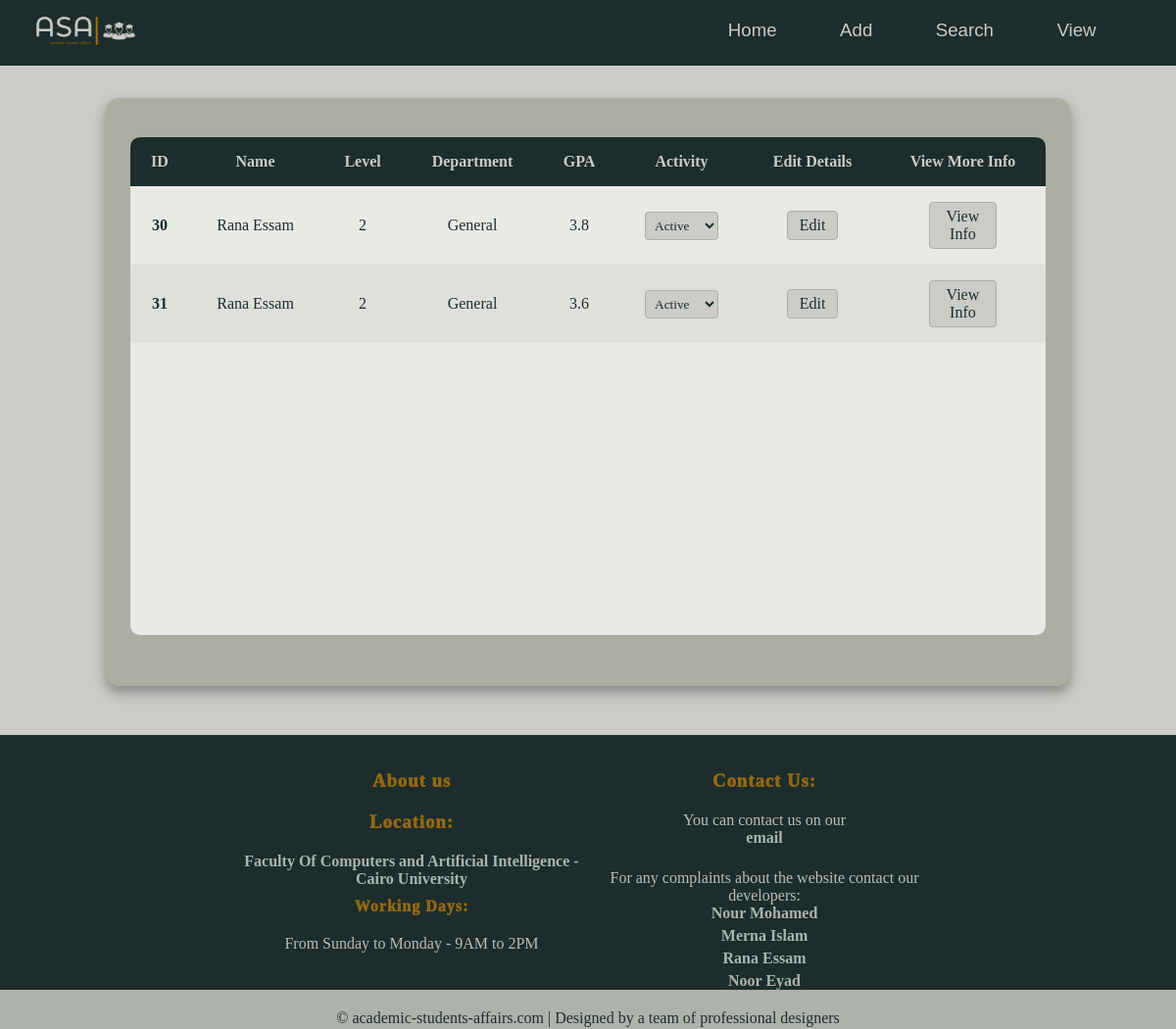
The app's page /allstudents/, older data.
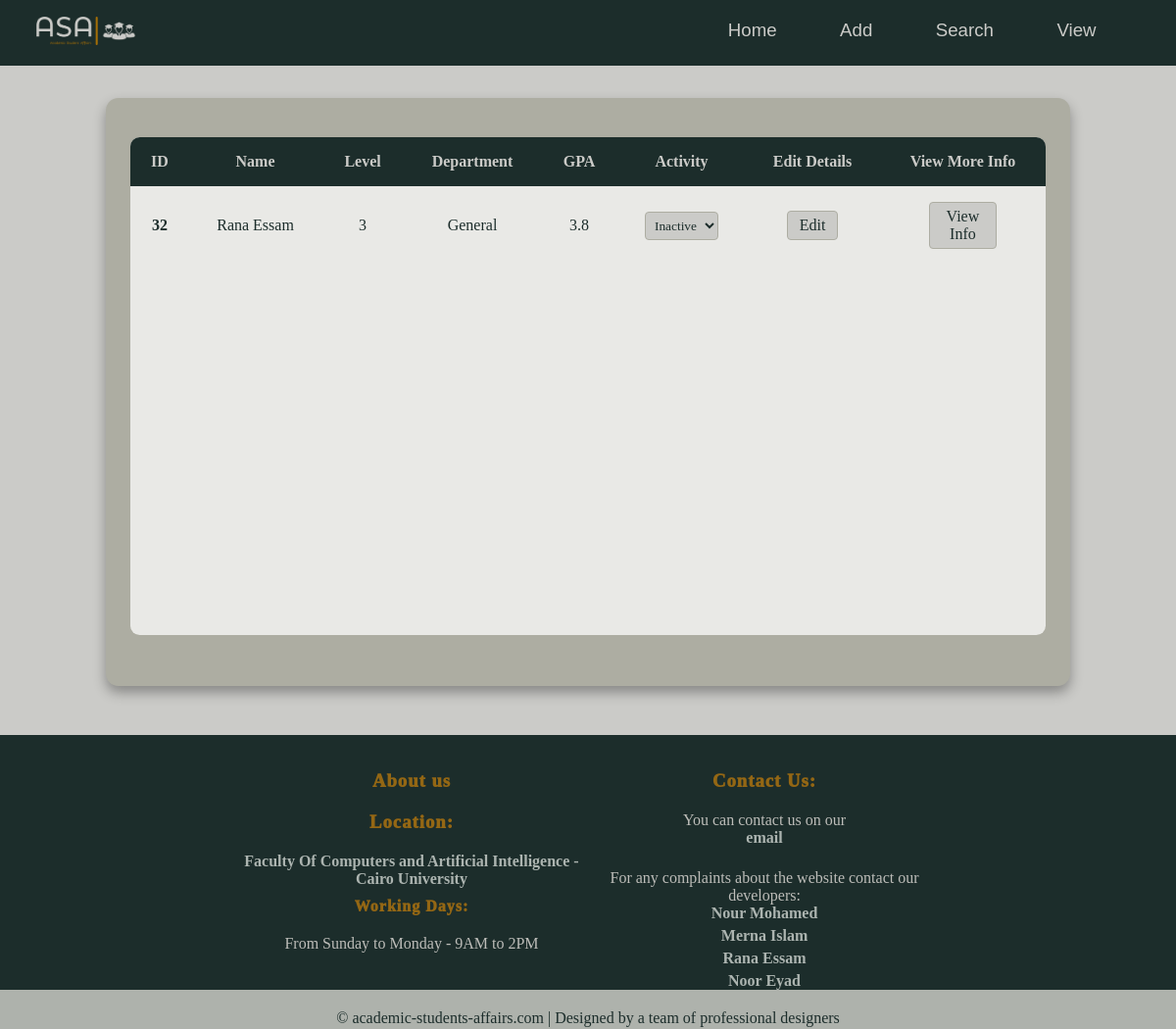
The same page, newer data.
### students/models.py (models this page shows)
class Member(models.Model):
    firstname = models.CharField(max_length=255)
    lastname = models.CharField(max_length=255)
    email = models.CharField(max_length = 50)
    phone = models.CharField(max_length=15)
    gpa = models.FloatField()
    level = models.IntegerField()
    birthdate = models.DateField()
    gender = models.CharField(max_length=6)
    dep = models.CharField(max_length= 10,  default='General')
    state = models.BooleanField(default= True)

### students/views.py (the view, shortened to what this page needs)
# urls.py: path('allstudents/', views.allstudents, name='allstudents'),
def allstudents(request):
  mymember = Member.objects.all()
  template = loader.get_template('view_student_screen.html')
  context = {
    'students': mymember,
  }
  return HttpResponse(template.render(context, request))

### students/templates/view_student_screen.html (shortened to what this page needs)
{% extends "master.html" %}
{% load static %}
{% block stylesheet %}
<link rel="stylesheet" href="{% static 'view_student_screen.css' %}">
{% endblock %}
{% block content%}
    <main class="table">
        <section class="table_body">
            <table>
                <thead>
                    <tr>
                        <th>ID</th>
                        <th>Name</th>
                        <th>Level</th>
                        <th>Department</th>
                        <th>GPA</th>
                        <th>Activity</th>
                        <th>Edit Details</th>
                        <th>View More Info</th>
                    </tr>
                </thead>
                <tbody id="table">
                    {% for std in students %}
                     <tr>
                      <td><strong>{{std.id}}</strong></td>
                      <td>{{std.firstname}} {{std.lastname}}</td>
                      <td>{{std.level}}</td>
                      <td>{{std.dep}}</td>
                      <td>{{std.gpa}}</td>
                      <td>
                       <form method = "POST" id ="#myform" >
                     <select class="dropdown" name="state" id="state{{std.id}}" onchange = "changeState({{std.id}})"  >
                              <option value ="1"{%if std.state%}selected {%endif%} >Active</option>
                              <option value = "2"{%if not std.state%}selected {%endif%} >Inactive</option>
                          </select>
                        </form>
                      </td>
                      <td><a class="button"  href="../editStudent/{{std.id}}"><button type="button">Edit</button></a></td>
                      <td><a class="button" href="../studentInfo/{{std.id}}"><button type="button">View Info</button></a></td>
                  </tr>
                  {% endfor %}
                </tbody>
            </table>
        </section>
    </main>
{%endblock%}

### students/templates/master.html (shortened to what this page needs)
<!DOCTYPE html>
<html lang="en">
<head>
 {%load static%} <link rel="icon" href= "{% static 'Images/logo-color-tab.png' %}">
 <link rel="stylesheet" href="{% static 'master.css' %}">
  {% block stylesheet %}  {% endblock %}
</head>
<body>
  <nav id="navBar">
    <a  href = "../home/" > {% load static%}<img src="{% static 'Images/logo-color2.png' %}" alt="Website logo" style="text-align: start"></a>
    <a  href = "../allstudents/" class="link">View</a>
    <a href = "../search/"class="link">Search</a>
    <a href = "../add/"class="link">Add</a>
    <a href = "../home/"class="link">Home</a>
  </nav>
{% block content %}
{% endblock %}
<footer class="footer">
  <div class="footer-content">
    <div class="footer-section-about">
      <h3>About us</h3>
      <h3>Location:</h3>
      <p><a class="footerLink" href="https://www.google.com/maps/place/Faculty+of+Computers+and+Artificial+Intelligence+-+Cairo+University/@30.0313294,31.2085304,810m/data=!3m2!1e3!4b1!4m6!3m5!1s0x145846d0b807627d:0xb2a6ce4702edc3da!8m2!3d30.0313294!4d31.2107191!16s%2Fg%2F1yw0_wjgc">
        Faculty Of Computers and Artificial Intelligence - Cairo University</a></p>
      <h4>Working Days:</h4>
      <p>From Sunday to Monday - 9AM to 2PM</p>
    </div>
    <div class="footer-section-contact">
      <h3>Contact Us:</h3>
        You can contact us on our<a class="footerLink" href="mailto:nooreyadd39@gmail.com">email</a><br>
        For any complaints about the website contact our developers:
        <a class="footerLink" href="mailto:nourmuhammad835@gmail.com">Nour Mohamed</a>
        <a class="footerLink" href="mailto:mernaislam39@gmail.com">Merna Islam</a>
        <a class="footerLink" href="mailto:ranaessam03@gmail.com">Rana Essam</a>
        <a class="footerLink" href="mailto:nooreyadd39@gmail.com">Noor Eyad</a>
    </div>
  </div>
  <div class="footer-bottom">
    &copy; academic-students-affairs.com | Designed by a team of professional designers
  </div>
</footer>
</body>
</html>

### students/static/master.css (style rules this page uses)
body { background-color: #cbcbc8; color: #1c2d2b; margin: 0px; min-height: 100vh; position: relative; flex-direction: column; }
img { width: 10%; height: auto; padding-left: 20px; }
img { min-width: 122px; min-height: 28.5px; }
#navBar { position: fixed; width: 100%; top: 0; left: 0; font-family: 'Exo 2', sans-serif; z-index: 999; background-color: #1c2d2b; padding: 17px; margin-bottom: 260px; }
.link { color: #cbcbc8; float: right; height: 5%; margin-top: 0.3%; margin-right: 64.5px; text-decoration: none; font-size: 14pt; font-family: Verdana, Geneva, Tahoma, sans-serif; }
.footer { margin-top: 150px; width: 100%; height: 300px; padding: 100px 20%; color: #bdbdb9; background-color: #1c2d2b; display: flex; align-items: center; box-sizing: border-box; position: absolute; }
.footer div { text-align: center; }
.footer-section-about { float: left; width: 50%; }
.footer-section-contact { float: left; width: 50%; }
.footer div h3, .footer div h4 { font-weight: 1000; margin-bottom: 20px; letter-spacing: 1px; color: #946714; }
.footer div h4 { margin-top: 10px; }
.footerLink { font-weight: 600; display: block; text-decoration: none; color: #acb4b0; margin-bottom: 5px; }
.footer .footer-bottom { background-color: #aeb2ac; color: #1c2d2b; height: 20px; width: 100%; text-align: center; position: absolute; bottom: 0; left: 0; padding: 20px; }

### students/static/view_student_screen.css (style rules this page uses)
* { margin: 0; padding: 0; box-sizing: border-box; font-family: "Times New Roman"; }
html { height: 100%; box-sizing: border-box; }
*, *:after, *:before { box-sizing: inherit; }
body { display: flex; justify-content: center; align-items: center; margin-top: 100px; color: #1c2d2b; }
table, th, td { padding: 1rem; border-collapse: collapse; text-align: center; }
table { width: 100%; }
thead, th { position: sticky; top: 0; }
thead { background-color: #1c2d2b; color: #cbcbc8; }
main.table { width: 82vw; height: 75vh; backdrop-filter: blur(7px); box-shadow: 0 .4rem .8rem #0005; border-radius: .8rem; background-color: #adada2; overflow: hidden; margin-bottom: 350px; }
.table_body { width: 95%; height: 95%; max-height: calc(89% - 1.6rem); background-color: #fffb; margin: 2.5rem auto; border-radius: .6rem; overflow: auto; }
footer { bottom: 0; left: 0; right: 0; }
button { color: #1c2d2b; padding: 5px; background-color: #cbcbc8; text-align: center; text-decoration: none; display: inline-block; font-size: 16px; font-weight: normal; cursor: pointer; border-radius: 4px; transition-duration: 0.4s; width: 50%; margin-bottom: 0; border: 1px solid #adada2; }
.dropdown { padding: 5px; color: #1c2d2b; background-color: #cbcbc8; border: 1px solid #adada2; cursor: pointer; border-radius: 4px; transition-duration: 0.4s; }

Row changes from the older to the newer data that the page shows:
removed Member: id "30", firstname "Rana", lastname "Essam", level "2", dep "General", gpa "3.8", state "Active"
removed Member: id "31", firstname "Rana", lastname "Essam", level "2", dep "General", gpa "3.6", state "Active"
added Member: id "32", firstname "Rana", lastname "Essam", level "3", dep "General", gpa "3.8", state "Inactive"
